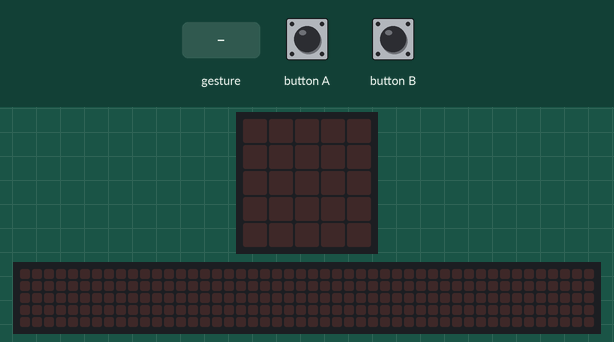
Bench run of a program on a simulated BBC micro:bit (MakeCode). Shown: the board's 5×5 LED display, a strip that is not on the board, showing the scrolling text unrolled. Inputs (shaded band) come from the test bench. Random numbers come from a fixed seed; a tilt is held for 1.5 s and a shake lasts 1 s, then the board lies face up again; the 48×5 strip is a reading aid, not a part: it shows the text the display is scrolling, unrolled, one strip-width of it at a time.

Above: at 1.2 s.
1.3 s: button A pressed for 0.15 s
At 2.0 s:
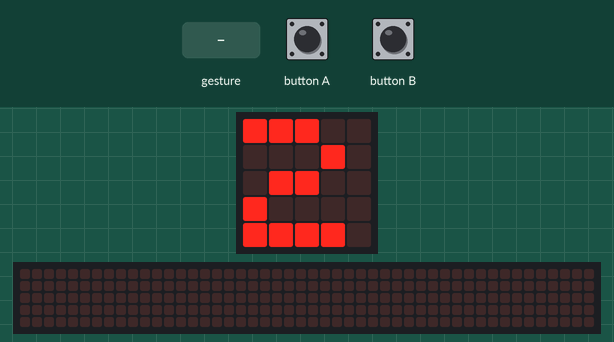
2.9 s: button B pressed for 0.15 s
At 4.2 s:
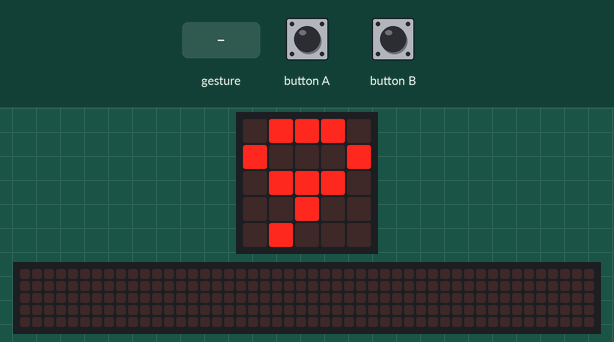
4.5 s: gesture 'shake'
At 7.25 s:
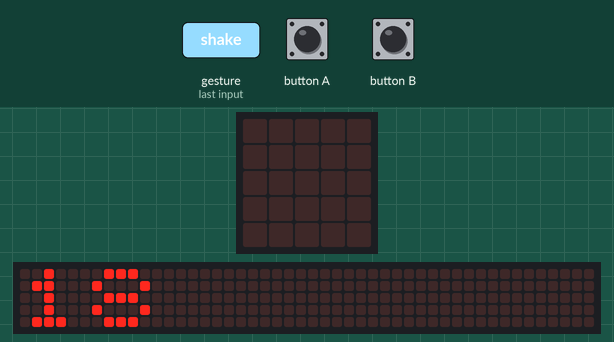
7.5 s: button A pressed for 0.15 s
At 8.0 s:
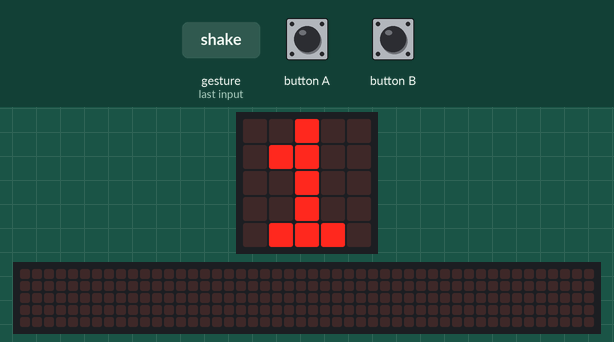
9.1 s: button B pressed for 0.15 s
At 10.4 s:
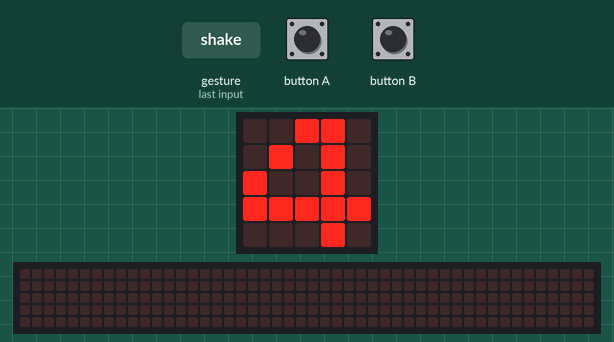
Timing chart, 0 to 11.7 s (numbered marks = the images above; inputs shaded):
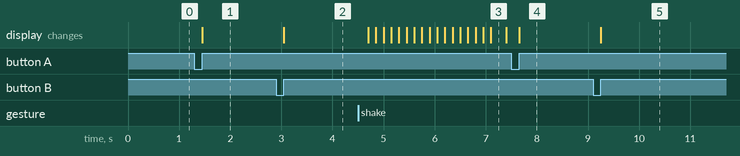

The program:

main.ts
```typescript
let a = 0
let B = 0
input.onButtonPressed(Button.A, function () {
    a = randint(0, 10)
    basic.showNumber(a)
})
input.onGesture(Gesture.Shake, function () {
    basic.showNumber(a * B)
})
input.onButtonPressed(Button.B, function () {
    B = randint(0, 10)
    basic.showNumber(B)
})
```

test.ts
```typescript
// os teses vão aqui; isto não será compilado quando este pacote for usado como extensão.
```

Measured:
- after the input at 1.3 s, the display: changes after 0.15 s (image 1)
- after the input at 2.9 s, the display: changes after 0.15 s (image 2)
- after the input at 4.5 s, the display: first changes after 0.20 s (image 3 shows a later state)
- after the input at 7.5 s, the display: changes after 0.15 s (image 4)
- after the input at 9.1 s, the display: changes after 0.15 s (image 5)
